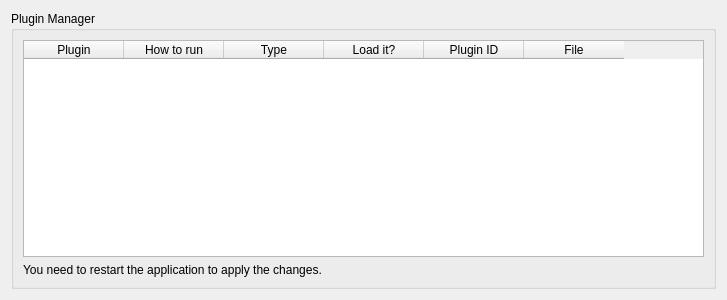
<ui version="4.0" >
 <class>PluginManagerPrefsGui</class>
 <widget class="QWidget" name="PluginManagerPrefsGui" >
  <property name="geometry" >
   <rect>
    <x>0</x>
    <y>0</y>
    <width>727</width>
    <height>300</height>
   </rect>
  </property>
  <property name="windowTitle" >
   <string>Form</string>
  </property>
  <layout class="QGridLayout" >
   <item row="0" column="0" >
    <widget class="QGroupBox" name="plugGroupBox" >
     <property name="title" >
      <string>Plugin Manager</string>
     </property>
     <layout class="QGridLayout" >
      <item row="0" column="0" >
       <widget class="QTableWidget" name="pluginTable" >
        <property name="alternatingRowColors" >
         <bool>true</bool>
        </property>
        <property name="selectionBehavior" >
         <enum>QAbstractItemView::SelectRows</enum>
        </property>
        <property name="columnCount" >
         <number>6</number>
        </property>
        <column>
         <property name="text" >
          <string>Plugin</string>
         </property>
        </column>
        <column>
         <property name="text" >
          <string>How to run</string>
         </property>
        </column>
        <column>
         <property name="text" >
          <string>Type</string>
         </property>
        </column>
        <column>
         <property name="text" >
          <string>Load it?</string>
         </property>
        </column>
        <column>
         <property name="text" >
          <string>Plugin ID</string>
         </property>
        </column>
        <column>
         <property name="text" >
          <string>File</string>
         </property>
        </column>
       </widget>
      </item>
      <item row="1" column="0" >
       <widget class="QLabel" name="label" >
        <property name="text" >
         <string>You need to restart the application to apply the changes.</string>
        </property>
       </widget>
      </item>
     </layout>
    </widget>
   </item>
  </layout>
 </widget>
 <resources/>
 <connections/>
</ui>
